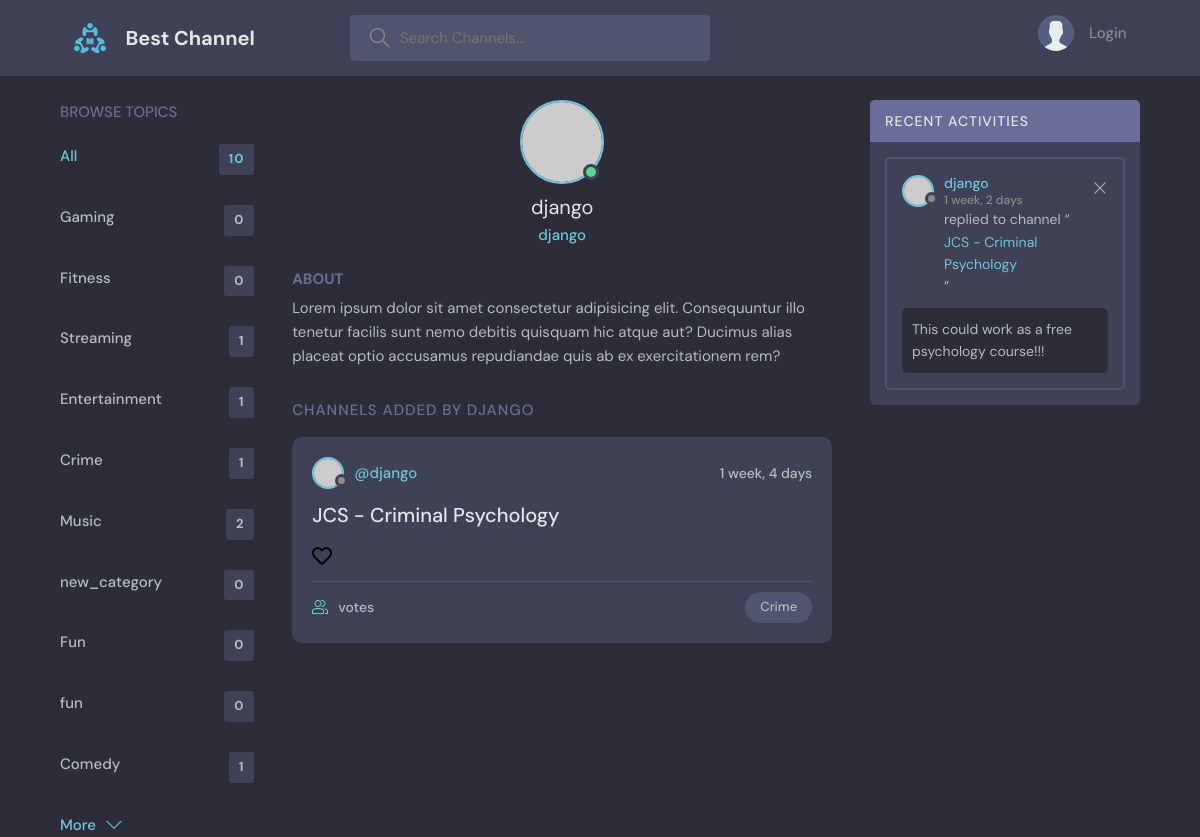
The page /profile/2 on the database its author committed.
### base/models.py (models this page shows, shortened)
class Topic(models.Model):
    name = models.CharField(max_length=50)

class Room(models.Model):
    host = models.ForeignKey(User, on_delete=models.SET_NULL, null=True)
    topic = models.ForeignKey(Topic, on_delete=models.SET_NULL, null=True)
    name = models.CharField(max_length=200)
    link = models.CharField(max_length=500, default="Some Error Occured")
    voters = models.ManyToManyField(User, related_name="voters", blank=True)
    description = models.TextField(null=True, blank=True)
    updated = models.DateTimeField(auto_now=True)
    created = models.DateTimeField(auto_now_add=True)
    class Meta:
        ordering = ["-updated", "-created"]

class Message(models.Model):
    user = models.ForeignKey(User, on_delete=models.CASCADE)
    room = models.ForeignKey(Room, on_delete=models.CASCADE)
    body = models.TextField()
    updated = models.DateTimeField(auto_now=True)
    created = models.DateTimeField(auto_now_add=True)
    class Meta:
        ordering = ["-updated", "-created"]
    def __str__(self):
        return self.body[0:50]

### base/views.py (the view)
# urls.py: path("profile/<str:pk>", views.userProfile, name="user-profile"),
def userProfile(request, pk):
    user = User.objects.get(id=pk)
    rooms = user.room_set.all()
    room_messages = user.message_set.all()
    topics = Topic.objects.all()
    context = {
        "user": user,
        "rooms": rooms,
        "room_messages": room_messages,
        "topics": topics,
    }
    return render(request, "base/profile.html", context)

### base/templates/base/profile.html (shortened to what this page needs)
{% extends 'main.html' %}
{%block content%}
<main class="profile-page layout layout--3">
  <div class="container">
    {% include 'base/topics_component.html' %}
    <div class="roomList">
      <div class="profile">
        <div class="profile__avatar">
          <div class="avatar avatar--large active">
            <img src="https://randomuser.me/api/portraits/men/11.jpg" />
          </div>
        </div>
        <div class="profile__info">
          <h3>{{user.username}}</h3>
          <p>{{user.username}}</p>
        </div>
        <div class="profile__about">
          <h3>About</h3>
          <p>
            Lorem ipsum dolor sit amet consectetur adipisicing elit. Consequuntur illo tenetur
            facilis sunt nemo debitis quisquam hic atque aut? Ducimus alias placeat optio
            accusamus repudiandae quis ab ex exercitationem rem?
          </p>
        </div>
      </div>
      <div class="roomList__header">
        <div>
          <h2>Channels added by {{user.username}}</a>
          </h2>
        </div>
      </div>
      {% include 'base/feed_component.html' %}
    </div>
    {%include 'base/activity_component.html'%}
  </div>
</main>
{% endblock content %}

### base/templates/base/topics_component.html
<div class="topics">
    <div class="topics__header">
        <h2>Browse Topics</h2>
    </div>
    <ul class="topics__list">
        <li>
            <a href="{%url 'home' %}" class="active">All <span>{{topics.count}}</span></a>
        </li>
        {%for topic in topics%}
        <li>
            <a href="{%url 'home' %}?q={{topic.name}}">{{topic.name}} <span>{{topic.room_set.all.count}}</span></a>
        </li>
        {%endfor%}
    </ul>
    <a class="btn btn--link" href="topics.html">
        More
        <svg version="1.1" xmlns="http://www.w3.org/2000/svg" width="32" height="32" viewBox="0 0 32 32">
            <title>chevron-down</title>
            <path d="M16 21l-13-13h-3l16 16 16-16h-3l-13 13z"></path>
        </svg>
    </a>
</div>

### base/templates/base/feed_component.html (shortened to what this page needs)
{% load static %}
{% for room in rooms %}
<div class="roomListRoom">
    <div class="roomListRoom__header">
        <a href="{% url 'user-profile' room.host.id %}" class="roomListRoom__author">
            <div class="avatar avatar--small">
                <img src="https://randomuser.me/api/portraits/women/11.jpg" />
            </div>
            <span>@{{room.host.username}}</span>
        </a>
        <div class="roomListRoom__actions">
            <span>{{room.created | timesince}}</span>
        </div>
    </div>
    <div class="roomListRoom__content">
        <a href="{% url 'room' room.id %}">{{room.name}}</a>
        {% if room.voted %}
        <a href="{% url 'unvote-room' room.id%}" class="header__logo like__button">
            <img src="{%static 'images/heart-solid.svg'%}" />
        </a>
        {% else %}
        <a href="{% url 'upvote-room' room.id%}" class="header__logo like__button">
            <img src="{%static 'images/heart-regular.svg'%}" />
        </a>
        {% endif %}
    </div>
    <div class="roomListRoom__meta">
        <a href="{% url 'room' room.id %}" class="roomListRoom__joined">
            {{room.v_count}} votes
        </a>
        <p class="roomListRoom__topic">{{room.topic.name}}</p>
    </div>
</div>
{% endfor %}

### base/templates/base/activity_component.html
<div class="activities">
    <div class="activities__header">
        <h2>Recent Activities</h2>
    </div>
    {%for message in room_messages%}
    <div class="activities__box">
        <div class="activities__boxHeader roomListRoom__header">
            <a href="{% url 'user-profile' message.user.id%}" class="roomListRoom__author">
                <div class="avatar avatar--small">
                    <img src="https://randomuser.me/api/portraits/women/11.jpg" />
                </div>
                <p>
                    {{message.user.username}}
                    <span>{{message.created | timesince}}</span>
                </p>
            </a>
            <div class="roomListRoom__actions">
                <a href="#">
                    <svg version="1.1" xmlns="http://www.w3.org/2000/svg" width="32" height="32" viewBox="0 0 32 32">
                        <title>remove</title>
                        <path
                            d="M27.314 6.019l-1.333-1.333-9.98 9.981-9.981-9.981-1.333 1.333 9.981 9.981-9.981 9.98 1.333 1.333 9.981-9.98 9.98 9.98 1.333-1.333-9.98-9.98 9.98-9.981z">
                        </path>
                    </svg>
                </a>
            </div>
        </div>
        <div class="activities__boxContent">
            <p>replied to channel “<a href="{% url 'room' message.room.id %}">{{message.room.name}}</a>”</p>
            <div class="activities__boxRoomContent">
                {{message}}
            </div>
        </div>
    </div>
    {%endfor%}
</div>

### rows shown on the page
Topic: name "Gaming", room_set.all.count "0"
Topic: name "Fitness", room_set.all.count "0"
Topic: name "Streaming", room_set.all.count "1"
Topic: name "Entertainment", room_set.all.count "1"
Topic: name "Crime", room_set.all.count "1"
Topic: name "Music", room_set.all.count "2"
Topic: name "new_category", room_set.all.count "0"
Topic: name "Fun", room_set.all.count "0"
Topic: name "fun", room_set.all.count "0"
Topic: name "Comedy", room_set.all.count "1"
Room: host.username "django", created "1 week, 4 days", name "JCS - Criminal Psychology", topic.name "Crime"
Message: user.username "django", created "1 week, 2 days", room.name "JCS - Criminal Psychology", body "This could work as a free psychology course!!!"

### other values the page prints
{{ topics.count }} "10"
{{ user.username }} "django"
{{ user.username }} "DJANGO"
